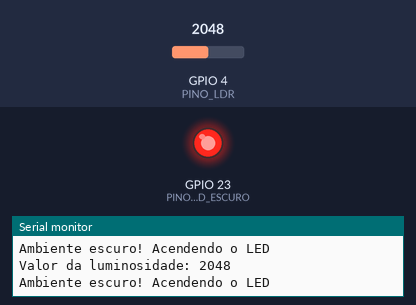
Simulated run of this sketch. Board: ESP32. On the bench: output pins drawn as LEDs (lit = HIGH), the last lines printed to the serial monitor. The test bench sets the inputs (shaded band); at power-on: GPIO 4 (PINO_LDR) = 2048.

Above: at 1.8 s.
1.9 s: GPIO 4 (PINO_LDR) set to 2210
3.4 s: GPIO 4 (PINO_LDR) set to 2286
At 4.4 s:
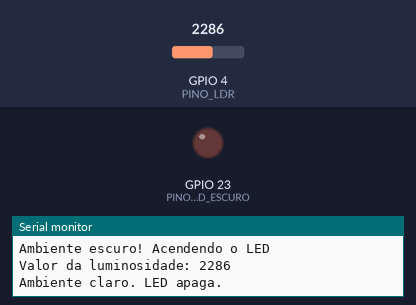
5.5 s: GPIO 4 (PINO_LDR) set to 2047
At 7.2 s:
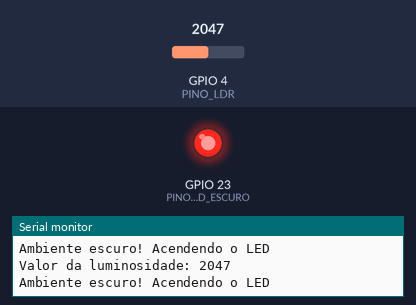
7.5 s: GPIO 4 (PINO_LDR) set to 2290
At 8.8 s:
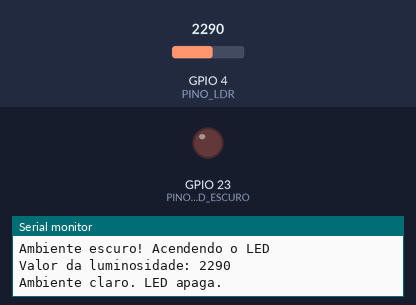
Timing chart, 0 to 10.5 s (numbered marks = the images above; inputs shaded):
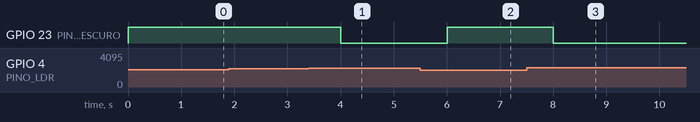

The sketch:

sketch.ino
```cpp
const int PINO_LDR = 4;
const int PINO_LED_ESCURO = 23;
const int LIMIAR_ESCURO = 2250;


void setup() {
  // put your setup code here, to run once:
  Serial.begin(115200);

  pinMode(PINO_LED_ESCURO, OUTPUT);
}

void loop() {

  const int valor_luminosidade = analogRead(PINO_LDR);

  Serial.print("Valor da luminosidade: ");
  Serial.println(valor_luminosidade);

  if (valor_luminosidade < LIMIAR_ESCURO){
    Serial.println("Ambiente escuro! Acendendo o LED");
    digitalWrite(PINO_LED_ESCURO, HIGH);
  } else {
    Serial.println("Ambiente claro. LED apaga.");
    digitalWrite(PINO_LED_ESCURO, LOW);
  }

  delay(1000);


}
```

Measured:
- the behaviour switches between 2249 and 2250 on GPIO 4 (PINO_LDR) (found by bisection; images 0 and 1)
- after the input at 3.4 s, GPIO 23 (PINO_LED_ESCURO): HIGH → LOW after 0.60 s
- after the input at 5.5 s, GPIO 23 (PINO_LED_ESCURO): LOW → HIGH after 0.50 s
- after the input at 7.5 s, GPIO 23 (PINO_LED_ESCURO): HIGH → LOW after 0.50 s
